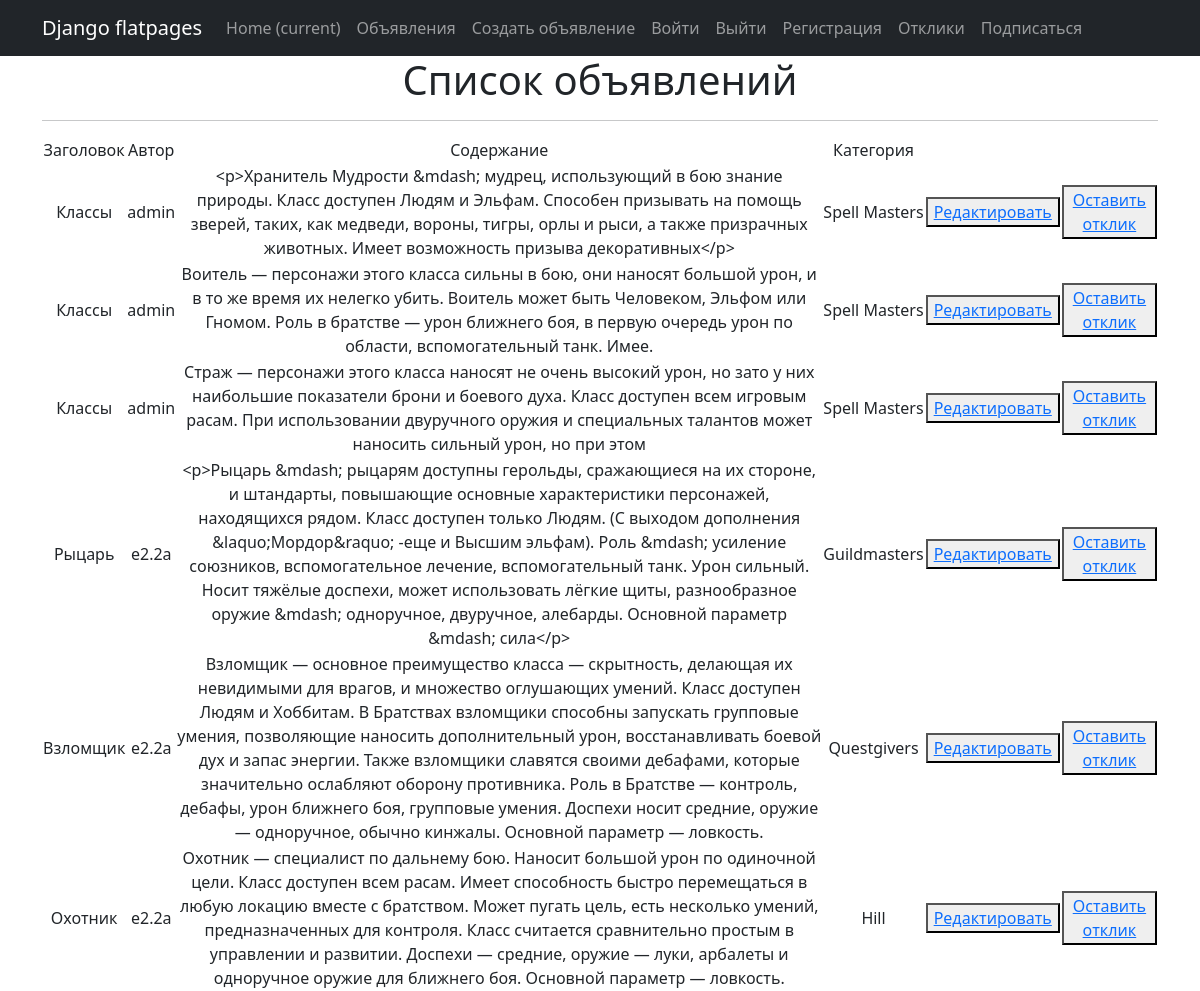
Screenshot of /products/ with the database file from the repository.
### project/models.py (models this page shows, shortened)
class Notice(models.Model):
    author_name = models.ForeignKey(User, on_delete=models.CASCADE, verbose_name='Имя автора')  # связь «один ко многим» с моделью Author
    datetime_notice = models.DateTimeField(auto_now_add=True, verbose_name='Дата и время поста')  # автоматически добавляемая дата и время создания;
    category_notice = models.ForeignKey(Category, on_delete=models.CASCADE, verbose_name='Категории')  # связь «многие ко многим» с моделью Category (с дополнительной моделью PostCategory);
    header = models.CharField(max_length=255, verbose_name='Заголовок') #  заголовок статьи/новости
    content = RichTextUploadingField(blank=True, null=True, verbose_name='Контент')

class Category(models.Model):
    Types = [
        ('tanks', 'Танки'),
        ('Hill', 'Хилы'),
        ('DD', 'ДД'),
        ('Merchants', 'Торговцы'),
        ('Guildmasters', 'Гилдмастеры'),
        ('Questgivers', 'Квестгиверы'),
        ('Blacksmiths', 'Кузнецы'),
        ('Leatherworkers', 'Кожевники'),
        ('Potions', 'Зельевары'),
        ('Spell Masters', 'Мастера закленаний'),
    ]
    name_category = models.CharField(max_length=20, choices=Types, verbose_name='Тип')
    def __str__(self):
        return f'{self.name_category}'

### project/views.py (the view)
# urls.py: path('', NoticeList.as_view(), name='start_page'),
class NoticeList(ListView):
    model = Notice
    template_name = 'Notice.html'
    context_object_name = 'notice'

### templates/Notice.html (shortened to what this page needs)
{% extends 'flatpages/default.html' %}
{% block content %}
   <h1>Список объявлений</h1>
   <hr>
   {% if notice %}
       <table>
           <tr>
               <td>Заголовок</td>
               <td>Автор</td>
               <td>Содержание</td>
               <td>Категория</td>
           </tr>
           {% for notice in notice %}
           <tr>
               <td>{{ notice.header }}</td>
               <td>{{ notice.author_name }}</td>
               <td>{{ notice.content }}</td>
               <td>{{ notice.category_notice }}</td>
               <td><button> <a href="{% url 'notice_update' notice.id %}"> Редактировать </a></button></td>
               <td><button> <a href="/createResponses/"> Оставить отклик </a></button></td>
           </tr>
           {% endfor %}
       </table>
   {% else %}
       <h2>Новостей нет!</h2>
   {% endif %}
{% endblock content %}

### templates/flatpages/default.html (shortened to what this page needs)
<!DOCTYPE html>
<html lang="en">
    <head>
        {% load static %}
        <link href="{% static 'css/styles.css' %}" rel="stylesheet" />
    </head>
    <body>
        <nav class="navbar navbar-expand-lg navbar-dark bg-dark static-top">
            <div class="container">
                <a class="navbar-brand" href="#">Django flatpages</a>
                <div class="collapse navbar-collapse" id="navbarResponsive">
                    <ul class="navbar-nav ml-auto">
                        <li class="nav-item active">
                            <a class="nav-link" href="#">Home
                                <span class="sr-only">(current)</span>
                            </a>
                        </li>
                        <li class="nav-item">
                            <a class="nav-link" href="/">Объявления</a>
                        </li>
                        <li class="nav-item">
                            <a class="nav-link" href="/create/">Создать объявление</a>
                        </li>
                        <li class="nav-item">
                            <a class="nav-link" href="/login/">Войти</a>
                        </li>
                        <li class="nav-item">
                            <a class="nav-link" href="/logout/">Выйти</a>
                        </li>
                        <li class="nav-item">
                            <a class="nav-link" href="/accounts/signup/">Регистрация</a>
                        </li>
                        <li class="nav-item">
                            <a class="nav-link" href="/responses/">Отклики</a>
                        </li>
                        <li class="nav-item">
                            <a class="nav-link" href="/subscribe/">Подписаться</a>
                        </li>
                    </ul>
                </div>
            </div>
        </nav>
        <div class="container">
            <div class="row">
                <div class="col-lg-12 text-center">
                    {% block content %}{% endblock content %}
                </div>
            </div>
        </div>
    </body>
</html>

### rows the page displays
Notice: header "Классы", author_name "admin", content "<p>Хранитель Мудрости &mdash; мудрец, использующий в бою знание природы. Класс доступен Людям и Эльфам. Способен призывать на помощь зверей, таких, как медведи, вороны, тигры, орлы и рыси, а также призрачных животных. Имеет возможность призыва декоративных</p>", category_notice "Spell Masters"
Notice: header "Классы", author_name "admin", content "Воитель — персонажи этого класса сильны в бою, они наносят большой урон, и в то же время их нелегко убить. Воитель может быть Человеком, Эльфом или Гномом. Роль в братстве — урон ближнего боя, в первую очередь урон по области, вспомогательный танк. Имее.", category_notice "Spell Masters"
Notice: header "Классы", author_name "admin", content "Страж — персонажи этого класса наносят не очень высокий урон, но зато у них наибольшие показатели брони и боевого духа. Класс доступен всем игровым расам. При использовании двуручного оружия и специальных талантов может наносить сильный урон, но при этом", category_notice "Spell Masters"
Notice: header "Рыцарь", author_name "e2.2a", content "<p>Рыцарь &mdash; рыцарям доступны герольды, сражающиеся на их стороне, и штандарты, повышающие основные характеристики персонажей, находящихся рядом. Класс доступен только Людям. (С выходом дополнения &laquo;Мордор&raquo; -еще и Высшим эльфам). Роль &mdash; усиление союзников, вспомогательное лечение, вспомогательный танк. Урон сильный. Носит тяжёлые доспехи, может использовать лёгкие щиты, разнообразное оружие &mdash; одноручное, двуручное, алебарды. Основной параметр &mdash; сила</p>", category_notice "Guildmasters"
Notice: header "Взломщик", author_name "e2.2a", content "Взломщик — основное преимущество класса — скрытность, делающая их невидимыми для врагов, и множество оглушающих умений. Класс доступен Людям и Хоббитам. В Братствах взломщики способны запускать групповые умения, позволяющие наносить дополнительный урон, восстанавливать боевой дух и запас энергии. Также взломщики славятся своими дебафами, которые значительно ослабляют оборону противника. Роль в Братстве — контроль, дебафы, урон ближнего боя, групповые умения. Доспехи носит средние, оружие — одноручное, обычно кинжалы. Основной параметр — ловкость.", category_notice "Questgivers"
Notice: header "Охотник", author_name "e2.2a", content "Охотник — специалист по дальнему бою. Наносит большой урон по одиночной цели. Класс доступен всем расам. Имеет способность быстро перемещаться в любую локацию вместе с братством. Может пугать цель, есть несколько умений, предназначенных для контроля. Класс считается сравнительно простым в управлении и развитии. Доспехи — средние, оружие — луки, арбалеты и одноручное оружие для ближнего боя. Основной параметр — ловкость.", category_notice "Hill"
